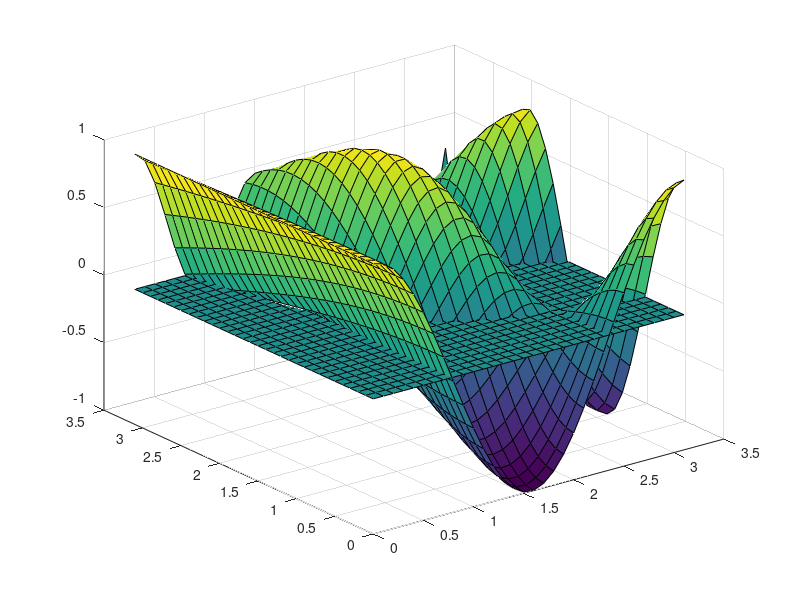

MATLAB code to generate this figure:
clear all
clc

I = 1000; %liczba danych

X = rand(2,I)*pi;
Y = cos(X(1,:).*X(2,:).*cos(2*X(1,:)))

eta = 1/100;
K = 20;
w = rand(1,K+1)/1000;


v = rand(K,3)/1000;


for i=1:90
    
    for j=1:I
        
        x=X(:,j); 
        y2 = Y(j);
       
        s = v(:,1) + v(:,2:end) * x;
        fi = 1 / ( 1 + exp(-s) );
        y = w(1) + w(2:end) * fi';

        w = w - eta*(y-y2) * [1 fi];
        v = v - eta*(y-y2) *( w(2:end)' .* ( fi' .* (1-fi') ) )* [1; x]';

    end
    idx = randperm(I);
    X = X(:,idx);
    Y = Y(idx);
end

[x1,x2] = meshgrid([0:0.1:pi]);
y_m = cos(x1.*x2).*cos(2.*x1);
surf(x1,x2,y_m);

[ii,jj] = size(x1);
y = zeros(ii,jj);

for i=1:ii
    
    for j=1:jj
        
        s = v(:,1) + v(:,2:end) * x;
        fi = 1 / ( 1 + exp(-s) );
        y(ii,jj) = w(1) + w(2:end) * fi';
        
    end
    
end

hold on
surf(x1,x2,y);